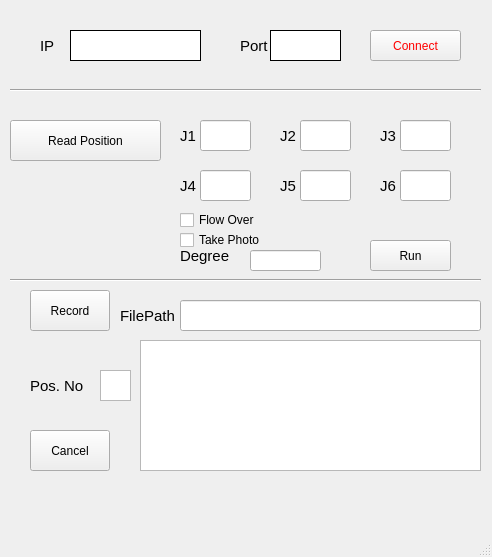
<?xml version="1.0" encoding="UTF-8"?>
<ui version="4.0">
 <class>RobotHans</class>
 <widget class="QMainWindow" name="RobotHans">
  <property name="geometry">
   <rect>
    <x>0</x>
    <y>0</y>
    <width>492</width>
    <height>557</height>
   </rect>
  </property>
  <property name="windowTitle">
   <string>RobotHans</string>
  </property>
  <widget class="QWidget" name="centralwidget">
   <widget class="QPushButton" name="readPositionButton">
    <property name="geometry">
     <rect>
      <x>10</x>
      <y>120</y>
      <width>151</width>
      <height>41</height>
     </rect>
    </property>
    <property name="sizePolicy">
     <sizepolicy hsizetype="Preferred" vsizetype="Fixed">
      <horstretch>0</horstretch>
      <verstretch>0</verstretch>
     </sizepolicy>
    </property>
    <property name="styleSheet">
     <string notr="true">font: 16pt &quot;MS Shell Dlg 2&quot;;</string>
    </property>
    <property name="text">
     <string>Read Position</string>
    </property>
    <property name="iconSize">
     <size>
      <width>20</width>
      <height>20</height>
     </size>
    </property>
   </widget>
   <widget class="QCheckBox" name="checkBoxTakePhoto">
    <property name="geometry">
     <rect>
      <x>180</x>
      <y>230</y>
      <width>101</width>
      <height>20</height>
     </rect>
    </property>
    <property name="text">
     <string>Take Photo</string>
    </property>
   </widget>
   <widget class="QLabel" name="labelDegree">
    <property name="geometry">
     <rect>
      <x>180</x>
      <y>240</y>
      <width>61</width>
      <height>31</height>
     </rect>
    </property>
    <property name="font">
     <font>
      <pointsize>11</pointsize>
     </font>
    </property>
    <property name="text">
     <string>Degree</string>
    </property>
   </widget>
   <widget class="QCheckBox" name="checkBoxFlowOver">
    <property name="geometry">
     <rect>
      <x>180</x>
      <y>210</y>
      <width>91</width>
      <height>20</height>
     </rect>
    </property>
    <property name="text">
     <string>Flow Over</string>
    </property>
   </widget>
   <widget class="QPushButton" name="readPositionButton_2">
    <property name="geometry">
     <rect>
      <x>30</x>
      <y>290</y>
      <width>80</width>
      <height>41</height>
     </rect>
    </property>
    <property name="sizePolicy">
     <sizepolicy hsizetype="Preferred" vsizetype="Fixed">
      <horstretch>0</horstretch>
      <verstretch>0</verstretch>
     </sizepolicy>
    </property>
    <property name="styleSheet">
     <string notr="true">font: 16pt &quot;MS Shell Dlg 2&quot;;</string>
    </property>
    <property name="text">
     <string>Record</string>
    </property>
    <property name="iconSize">
     <size>
      <width>20</width>
      <height>20</height>
     </size>
    </property>
   </widget>
   <widget class="QTextBrowser" name="positionBrowser_4">
    <property name="geometry">
     <rect>
      <x>100</x>
      <y>370</y>
      <width>31</width>
      <height>31</height>
     </rect>
    </property>
   </widget>
   <widget class="QLabel" name="label_2">
    <property name="geometry">
     <rect>
      <x>30</x>
      <y>370</y>
      <width>61</width>
      <height>31</height>
     </rect>
    </property>
    <property name="font">
     <font>
      <pointsize>11</pointsize>
     </font>
    </property>
    <property name="text">
     <string>Pos. No</string>
    </property>
   </widget>
   <widget class="QPushButton" name="readPositionButton_3">
    <property name="geometry">
     <rect>
      <x>30</x>
      <y>430</y>
      <width>80</width>
      <height>41</height>
     </rect>
    </property>
    <property name="sizePolicy">
     <sizepolicy hsizetype="Preferred" vsizetype="Fixed">
      <horstretch>0</horstretch>
      <verstretch>0</verstretch>
     </sizepolicy>
    </property>
    <property name="styleSheet">
     <string notr="true">font: 16pt &quot;MS Shell Dlg 2&quot;;</string>
    </property>
    <property name="text">
     <string>Cancel</string>
    </property>
    <property name="iconSize">
     <size>
      <width>20</width>
      <height>20</height>
     </size>
    </property>
   </widget>
   <widget class="QLineEdit" name="lineEditDegree">
    <property name="geometry">
     <rect>
      <x>250</x>
      <y>250</y>
      <width>71</width>
      <height>21</height>
     </rect>
    </property>
   </widget>
   <widget class="QLabel" name="label_J1">
    <property name="geometry">
     <rect>
      <x>180</x>
      <y>120</y>
      <width>31</width>
      <height>31</height>
     </rect>
    </property>
    <property name="font">
     <font>
      <pointsize>11</pointsize>
     </font>
    </property>
    <property name="text">
     <string>J1</string>
    </property>
   </widget>
   <widget class="QLabel" name="label_J2">
    <property name="geometry">
     <rect>
      <x>280</x>
      <y>120</y>
      <width>31</width>
      <height>31</height>
     </rect>
    </property>
    <property name="font">
     <font>
      <pointsize>11</pointsize>
     </font>
    </property>
    <property name="text">
     <string>J2</string>
    </property>
   </widget>
   <widget class="QLabel" name="label_J3">
    <property name="geometry">
     <rect>
      <x>380</x>
      <y>120</y>
      <width>31</width>
      <height>31</height>
     </rect>
    </property>
    <property name="font">
     <font>
      <pointsize>11</pointsize>
     </font>
    </property>
    <property name="text">
     <string>J3</string>
    </property>
   </widget>
   <widget class="QLabel" name="label_J4">
    <property name="geometry">
     <rect>
      <x>180</x>
      <y>170</y>
      <width>31</width>
      <height>31</height>
     </rect>
    </property>
    <property name="font">
     <font>
      <pointsize>11</pointsize>
     </font>
    </property>
    <property name="text">
     <string>J4</string>
    </property>
   </widget>
   <widget class="QLabel" name="label_J5">
    <property name="geometry">
     <rect>
      <x>280</x>
      <y>170</y>
      <width>31</width>
      <height>31</height>
     </rect>
    </property>
    <property name="font">
     <font>
      <pointsize>11</pointsize>
     </font>
    </property>
    <property name="text">
     <string>J5</string>
    </property>
   </widget>
   <widget class="QLabel" name="label_J6">
    <property name="geometry">
     <rect>
      <x>380</x>
      <y>170</y>
      <width>31</width>
      <height>31</height>
     </rect>
    </property>
    <property name="font">
     <font>
      <pointsize>11</pointsize>
     </font>
    </property>
    <property name="text">
     <string>J6</string>
    </property>
   </widget>
   <widget class="Line" name="line">
    <property name="geometry">
     <rect>
      <x>10</x>
      <y>270</y>
      <width>471</width>
      <height>20</height>
     </rect>
    </property>
    <property name="orientation">
     <enum>Qt::Horizontal</enum>
    </property>
   </widget>
   <widget class="Line" name="line_2">
    <property name="geometry">
     <rect>
      <x>10</x>
      <y>80</y>
      <width>471</width>
      <height>20</height>
     </rect>
    </property>
    <property name="orientation">
     <enum>Qt::Horizontal</enum>
    </property>
   </widget>
   <widget class="QLabel" name="label_IP">
    <property name="geometry">
     <rect>
      <x>40</x>
      <y>30</y>
      <width>31</width>
      <height>31</height>
     </rect>
    </property>
    <property name="font">
     <font>
      <pointsize>11</pointsize>
     </font>
    </property>
    <property name="text">
     <string>IP</string>
    </property>
   </widget>
   <widget class="QLabel" name="label_10">
    <property name="geometry">
     <rect>
      <x>240</x>
      <y>30</y>
      <width>31</width>
      <height>31</height>
     </rect>
    </property>
    <property name="font">
     <font>
      <pointsize>11</pointsize>
     </font>
    </property>
    <property name="text">
     <string>Port</string>
    </property>
   </widget>
   <widget class="QPushButton" name="readPositionButton_connect">
    <property name="geometry">
     <rect>
      <x>370</x>
      <y>30</y>
      <width>91</width>
      <height>31</height>
     </rect>
    </property>
    <property name="sizePolicy">
     <sizepolicy hsizetype="Preferred" vsizetype="Fixed">
      <horstretch>0</horstretch>
      <verstretch>0</verstretch>
     </sizepolicy>
    </property>
    <property name="styleSheet">
     <string notr="true">QPushButton {
	font: 16pt &quot;MS Shell Dlg 2&quot;;
    color: rgb(255, 0, 0); 
}</string>
    </property>
    <property name="text">
     <string>Connect</string>
    </property>
    <property name="iconSize">
     <size>
      <width>20</width>
      <height>20</height>
     </size>
    </property>
   </widget>
   <widget class="QLineEdit" name="lineEdit_IP">
    <property name="geometry">
     <rect>
      <x>70</x>
      <y>30</y>
      <width>131</width>
      <height>31</height>
     </rect>
    </property>
    <property name="styleSheet">
     <string notr="true">QLineEdit {
    border: 1px solid black;
}
</string>
    </property>
    <property name="inputMask">
     <string/>
    </property>
   </widget>
   <widget class="QLineEdit" name="lineEdit_Port">
    <property name="geometry">
     <rect>
      <x>270</x>
      <y>30</y>
      <width>71</width>
      <height>31</height>
     </rect>
    </property>
    <property name="styleSheet">
     <string notr="true">QLineEdit {
    border: 1px solid black;
}</string>
    </property>
   </widget>
   <widget class="QTextBrowser" name="textBrowser">
    <property name="geometry">
     <rect>
      <x>140</x>
      <y>340</y>
      <width>341</width>
      <height>131</height>
     </rect>
    </property>
   </widget>
   <widget class="QLineEdit" name="lineEdit_FilePath">
    <property name="geometry">
     <rect>
      <x>180</x>
      <y>300</y>
      <width>301</width>
      <height>31</height>
     </rect>
    </property>
   </widget>
   <widget class="QLabel" name="label_filePath">
    <property name="geometry">
     <rect>
      <x>120</x>
      <y>300</y>
      <width>61</width>
      <height>31</height>
     </rect>
    </property>
    <property name="font">
     <font>
      <pointsize>11</pointsize>
     </font>
    </property>
    <property name="text">
     <string>FilePath</string>
    </property>
   </widget>
   <widget class="QLineEdit" name="lineEdit_J1">
    <property name="geometry">
     <rect>
      <x>200</x>
      <y>120</y>
      <width>51</width>
      <height>31</height>
     </rect>
    </property>
   </widget>
   <widget class="QLineEdit" name="lineEdit_J2">
    <property name="geometry">
     <rect>
      <x>300</x>
      <y>120</y>
      <width>51</width>
      <height>31</height>
     </rect>
    </property>
   </widget>
   <widget class="QLineEdit" name="lineEdit_J3">
    <property name="geometry">
     <rect>
      <x>400</x>
      <y>120</y>
      <width>51</width>
      <height>31</height>
     </rect>
    </property>
   </widget>
   <widget class="QLineEdit" name="lineEdit_J4">
    <property name="geometry">
     <rect>
      <x>200</x>
      <y>170</y>
      <width>51</width>
      <height>31</height>
     </rect>
    </property>
   </widget>
   <widget class="QLineEdit" name="lineEdit_J5">
    <property name="geometry">
     <rect>
      <x>300</x>
      <y>170</y>
      <width>51</width>
      <height>31</height>
     </rect>
    </property>
   </widget>
   <widget class="QLineEdit" name="lineEdit_J6">
    <property name="geometry">
     <rect>
      <x>400</x>
      <y>170</y>
      <width>51</width>
      <height>31</height>
     </rect>
    </property>
   </widget>
   <widget class="QPushButton" name="readPositionButton_4">
    <property name="geometry">
     <rect>
      <x>370</x>
      <y>240</y>
      <width>81</width>
      <height>31</height>
     </rect>
    </property>
    <property name="sizePolicy">
     <sizepolicy hsizetype="Preferred" vsizetype="Fixed">
      <horstretch>0</horstretch>
      <verstretch>0</verstretch>
     </sizepolicy>
    </property>
    <property name="styleSheet">
     <string notr="true">font: 16pt &quot;MS Shell Dlg 2&quot;;</string>
    </property>
    <property name="text">
     <string>Run</string>
    </property>
    <property name="iconSize">
     <size>
      <width>20</width>
      <height>20</height>
     </size>
    </property>
   </widget>
  </widget>
  <widget class="QMenuBar" name="menubar">
   <property name="geometry">
    <rect>
     <x>0</x>
     <y>0</y>
     <width>492</width>
     <height>21</height>
    </rect>
   </property>
  </widget>
  <widget class="QStatusBar" name="statusbar"/>
 </widget>
 <resources/>
 <connections/>
</ui>
